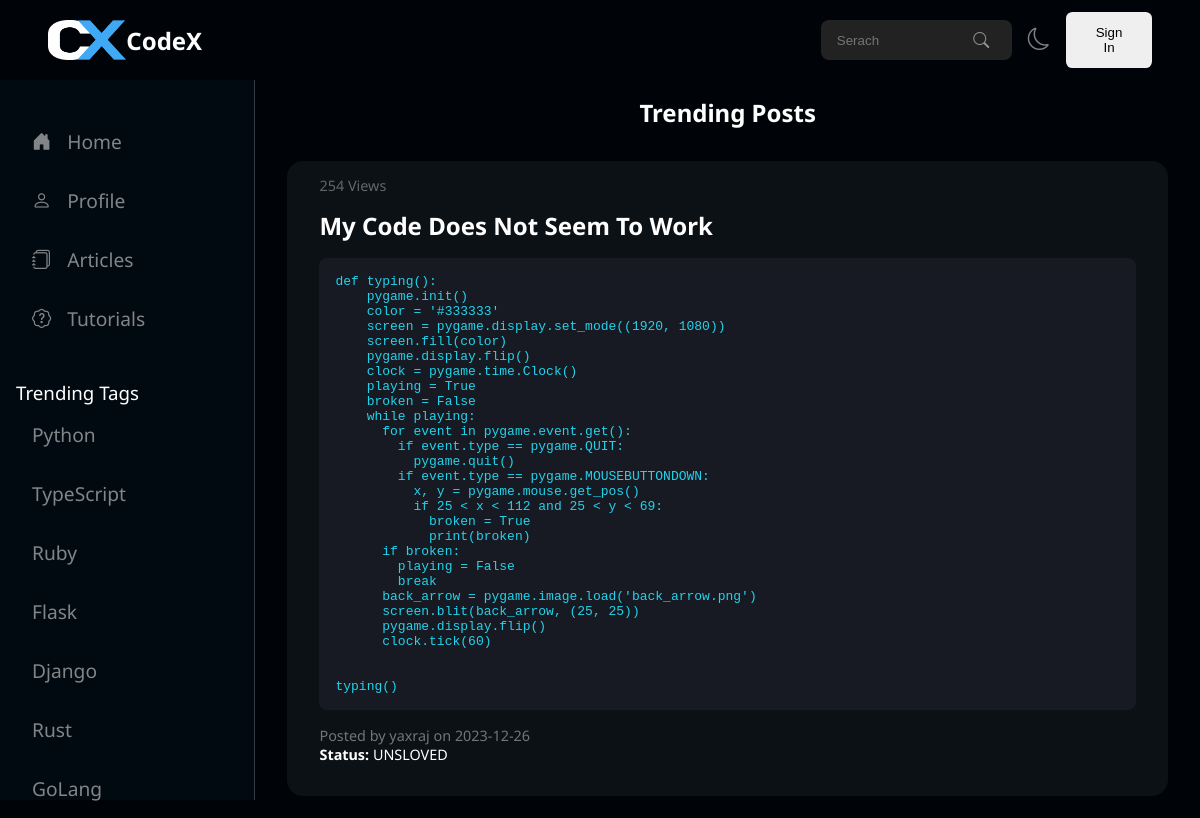
Page /articles on the earlier database version.
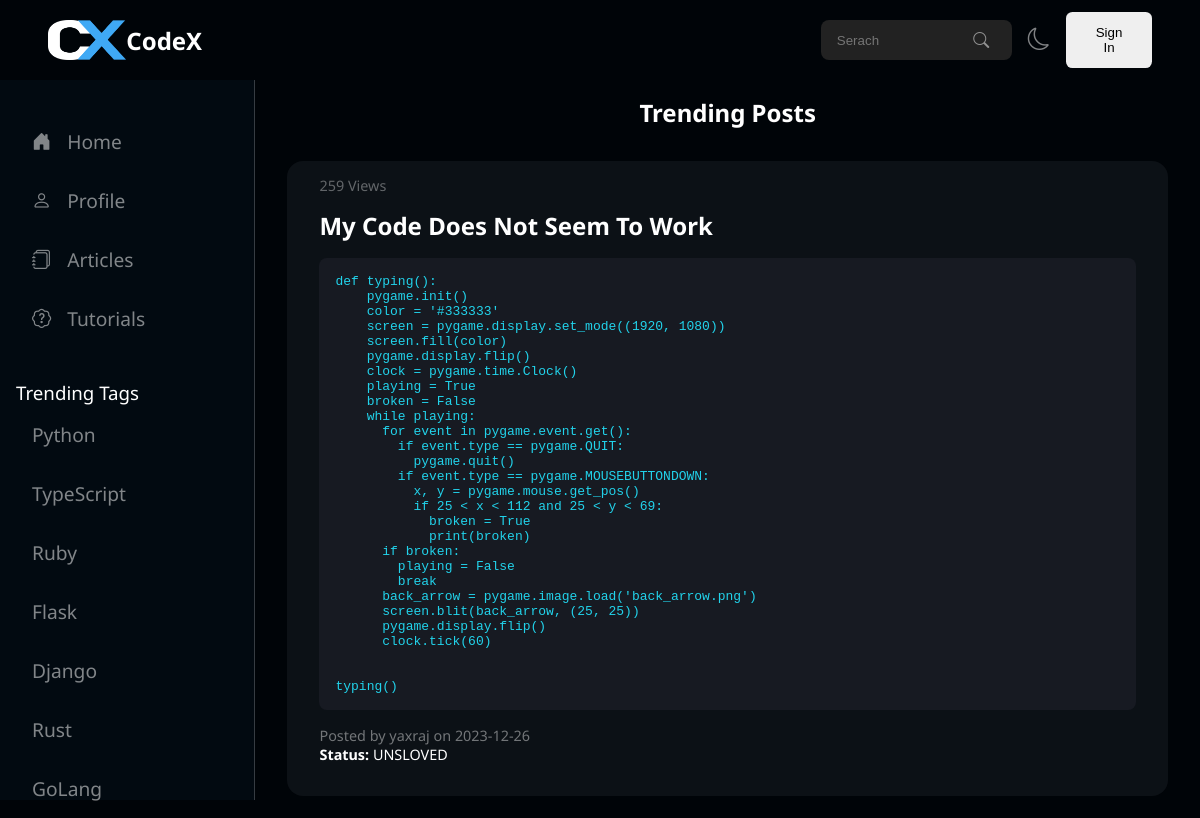
Same page on the later database version.
### app.py (models this page shows, shortened)
class Articles(db.Model):
    article_id = db.Column(db.Integer, primary_key=True)
    title = db.Column(db.String(200), nullable=False)
    description = db.Column(db.Text, nullable=False)
    code_snippet = db.Column(db.Text, nullable=True)
    post_by = db.Column(db.String(200), nullable=False)
    date_time = db.Column(db.DateTime, default=datetime.utcnow)
    likes = db.Column(db.Integer, default=0)
    genre = db.Column(db.String(200), nullable=True)
    tags = db.Column(db.String(200), nullable=True)
    views = db.Column(db.Integer, default=0)
    updated_at = db.Column(db.DateTime, onupdate=datetime.utcnow)
    status = db.Column(db.String(200), nullable=False, default='draft')

### app.py (the view)
@app.route("/articles", methods=['GET', 'POST'])
def articles():
    AllArticles = Articles.query.all()
    return render_template("articles.html", allArticles=AllArticles)

### templates/articles.html (shortened to what this page needs)
{% extends 'base.html' %}
{% block title %} Articles {% endblock title %} {% block bodyblock %}
<div class="wrapper">
    {% include 'sidebar.html' %}
<div class="articles-div-main">
    <h2 style="color: #fff; ">Trending Posts</h2>
    {% for article in allArticles %}
  <div class="article-card" style="width: 100%;">
    <a style="text-decoration: none;" href="/article/{{article.article_id}}">
      <div class="top-bar">
        <span class="views">{{ article.views }} Views</span>
        <div class="buttons">
        </div></div
    >
    <h2 class="title">{{ article.title }}</h2>
    <pre class="code-snippet">{{ article.code_snippet }}</pre>
    <p class="posted-by">
      Posted by {{ article.post_by }} on {{
      article.date_time.strftime('%Y-%m-%d') }}
    </p>
    <p class="status"><strong>Status:</strong> {{ article.status }}</p>
  </div></a>
  {% endfor %}
</div></div>
{% endblock bodyblock %}

### templates/base.html (shortened to what this page needs)
<!DOCTYPE html>
<html lang="en">
  <head>
    <link rel="stylesheet" href="../static/styles/style.css" />
    <link
      rel="stylesheet"
      href="https://cdn.jsdelivr.net/npm/bootstrap-icons@1.11.2/font/bootstrap-icons.min.css"
    />
  </head>
  <body>
    <div class="navbar">
      <div class="left">
        <div class="logo">
            <img src="../static/images/logo.png" alt="">
            <h2 style="color: #fff;">CodeX</h2>
        </div>
      </div>
      <div class="right">
        <div class="search">
          <input type="text" placeholder="Serach" /><i class="bi bi-search"></i>
        </div>
        <div class="buttons">
          <button class="theme-btn"><i class="bi bi-moon"></i></button>
          <button class="login-btn"> {% if current_user.is_authenticated %}
            {{ session.username }}</a>
        {% else %}
            <a style="text-decoration: none; color: #000;;" href="/login">Sign In</a>
        {% endif %}</button>
        </div>
      </div>
    </div>
    {% block bodyblock %} {% endblock bodyblock %}
  </body>
</html>

### templates/sidebar.html
{% block sidebar %}
<div class="sidebar">
  <ul>
    <li>
      <a href="/"><i class="bi bi-house-door-fill"></i>Home</a>
    </li>
    <li>
      <a href="/profile"><i class="bi bi-person"></i>Profile</a>
    </li>
    <li>
      <a href="/articles"><i class="bi bi-journals"></i>Articles</a>
    </li>
    <li>
      <a href="#"><i class="bi bi-patch-question"></i>Tutorials</a>
    </li>
    <h3 class="title">Trending Tags</h3>
    <li><a href="#">Python</a></li>
    <li><a href="#">TypeScript</a></li>
    <li><a href="#">Ruby</a></li>
    <li><a href="#">Flask</a></li>
    <li><a href="#">Django</a></li>
    <li><a href="#">Rust</a></li>
    <li><a href="#">GoLang</a></li>
  </ul>
</div>
{% endblock sidebar %}

### static/styles/style.css (style rules this page uses)
* { margin: 0; padding: 0; box-sizing: border-box; }
body { background-color: #000408; font-family: "Noto Sans", sans-serif; overflow-x: hidden; }
.navbar { width: 100%; height: 5rem; z-index: 999999999; padding: 0rem 3rem; display: flex; align-items: center; justify-content: space-between; position: fixed; background-color: #000408; }
.navbar .left { width: 30%; height: 100%; display: flex; justify-content: flex-end; align-items: center; }
.navbar .left .logo { width: 100%; height: 100%; display: flex; justify-content: flex-start; align-items: center; }
.navbar .left .logo img { height: 50%; }
.navbar .right { width: 30%; height: 100%; display: flex; align-items: center; justify-content: flex-end; }
.navbar .right .search { width: 60%; height: 2.5rem; display: flex; align-items: center; background-color: #222; padding: 0rem 1rem; border-radius: 0.5rem; }
.navbar .right .search input { width: 100%; background-color: #222; outline: none; border: none; color: #fff; }
.navbar .right .search .bi-search { color: #fff; padding: 0.4rem; opacity: 50%; }
.navbar .right .buttons { display: flex; align-items: center; }
.navbar .right .buttons .theme-btn { background-color: transparent; border: none; outline: none; color: #fff; font-size: 1.4rem; padding: 1rem; opacity: 50%; }
.navbar .right .buttons .login-btn { padding: 0.8rem 1.6rem; border: none; outline: none; border-radius: 0.4rem; }
.wrapper { width: 100%; display: flex; height: 100%; }
.wrapper .sidebar { width: 20rem; padding: 1rem; padding-top: 7rem; height: 100vh; position: relative; left: 0; top: 0; background-color: #020a11; border-right: 1px solid rgba(255, 255, 255, 0.2039215686); }
.wrapper .sidebar .title { color: #fff; text-align: left; margin-top: 2rem; font-weight: 400; }
.wrapper .sidebar ul { list-style: none; }
.wrapper .sidebar ul li { text-align: left; padding: 1rem 1rem; color: #fff; font-size: 1.2rem; cursor: pointer; transition: 0.2s ease-in-out; opacity: 50%; border-radius: 0.5rem; }
.wrapper .sidebar ul li a { color: #fff; text-decoration: none; }
.wrapper .sidebar ul li a .bi { margin-right: 1rem; }
.wrapper .articles-div-main { width: 100%; height: 100vh; overflow-y: scroll; padding: 2rem; padding-top: 6rem; gap: 2rem; display: flex; flex-direction: column; align-items: center; }
.wrapper .articles-div-main .article-card { background-color: #0c1116; display: flex; flex-direction: column; width: 60%; padding: 2rem; gap: 1rem; padding-top: 0rem; border-radius: 1rem; }
.wrapper .articles-div-main .article-card .top-bar { width: 100%; height: 3rem; display: flex; justify-content: space-between; align-items: center; }
.wrapper .articles-div-main .article-card .top-bar .views { color: rgba(255, 255, 255, 0.3568627451); font-size: 0.9rem; }
.wrapper .articles-div-main .article-card .top-bar .buttons { display: flex; gap: 0.4rem; }
.wrapper .articles-div-main .article-card h2 { margin-top: 0; color: #ffffff; text-transform: capitalize; margin-bottom: 1rem; }
.wrapper .articles-div-main .article-card p { color: #fff; }
.wrapper .articles-div-main .article-card .code-snippet { font-family: monospace; padding: 1rem; border-radius: 0.5rem; background-color: #171a22; color: #22d3eb; margin-bottom: 1rem; }
.wrapper .articles-div-main .article-card .posted-by { color: rgba(255, 255, 255, 0.4235294118); font-size: 0.9rem; }
.wrapper .articles-div-main .article-card .status { color: #fff; font-size: 0.9rem; }

Differences in the rows shown:
changed Articles "My Code Does Not Seem To Work": views "254" → "259"
